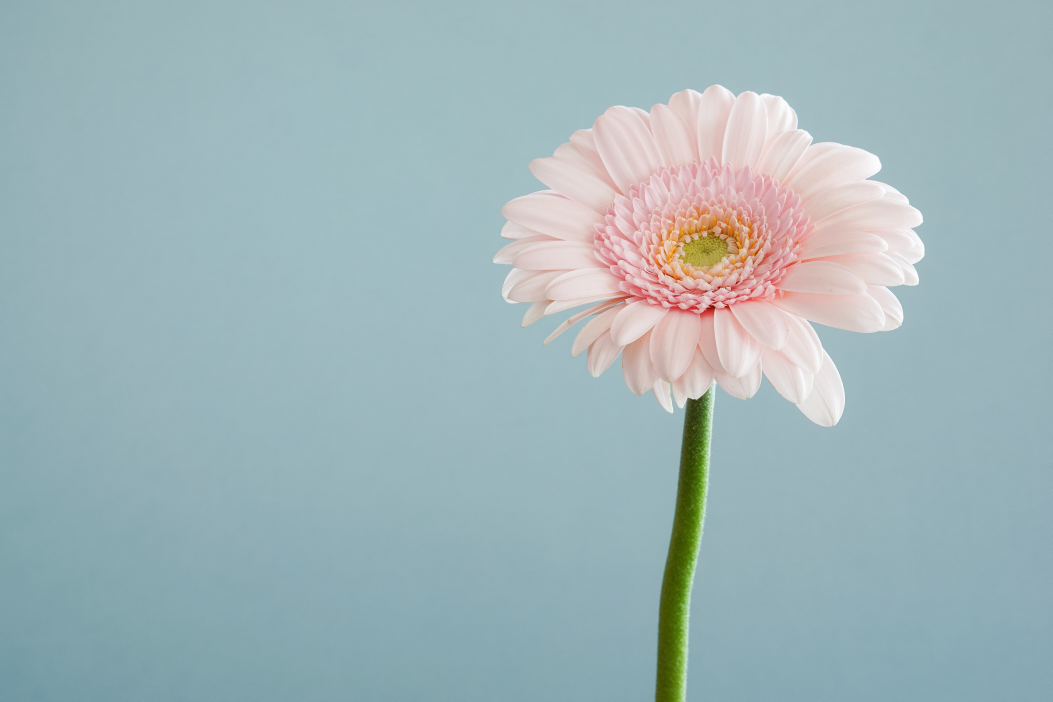
#> input picture data/flower.jpg, 5261 x 3507 px (shown at 1/5 size)
$ python ex3_14.py
#> lines starting #> are read from the running program, lines starting #| are printed output that depends on the picture; after the words box and inside, x2 and y2 are one past the last pixel; in counts of white or black regions, pixels touching at a corner belong together
import numpy as np
import cv2
import matplotlib.pyplot as plt
import math
from cv2.ximgproc import guidedFilter
import os,sys
import random

def addition_noise(img):
    rw,cl,dept = img.shape
    noise_img = img.copy()
    num_pixls = random.randint(300,15000)
    for i in range(num_pixls):
        y_crd = random.randint(0,rw-1)
        x_crd = random.randint(0,cl-1)
        noise_img[x_crd][y_crd] = 255

    for i in range(num_pixls):
        y_crd = random.randint(0,rw-1)
        x_crd = random.randint(0,cl-1)
        noise_img[x_crd][y_crd] = 0
    return noise_img


def bilinear_fitering(img,d=0,sigmaColor=0, sigmaSpace=0):
    bilateral_blur = cv2.bilateralFilter(img,d,sigmaColor,sigmaSpace)
    return bilateral_blur

def guided_filtering(guide,img,r = 2,eps = 0.05):
    return guidedFilter(guide = guide, src = img, radius = r, eps = eps)


img = plt.imread('data/flower.jpg')
#> img is the input picture: shape (3507, 5261, 3); mean R, G, B 159.6, 181, 185
img = cv2.resize(img,(256,256))
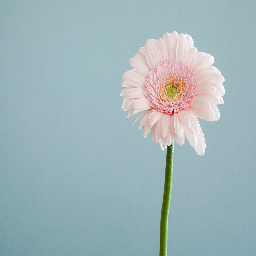
#> img: shape (256, 256, 3); mean R, G, B 159.5, 180.9, 184.9
noise_img = addition_noise(img)
#> after the loop in addition_noise, `for i in range(num_pixls):`:
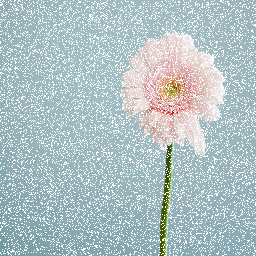
#> noise_img: shape (256, 256, 3); 19.3% of pixels changed, all inside (x1, y1, x2, y2) = (0, 0, 256, 256)
#> after the loop in addition_noise, `for i in range(num_pixls):`:
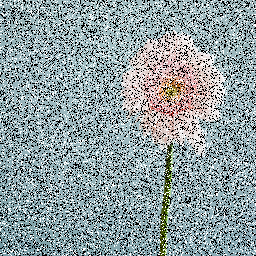
#> noise_img: shape (256, 256, 3); 19.4% of pixels changed, all inside (x1, y1, x2, y2) = (0, 0, 256, 256)
plt.figure(figsize=(16,16))
plt.subplot(121)
plt.imshow(img)
plt.subplot(122)
plt.imshow(noise_img)


sigmas = [5, 10, 20]
# Bilinear filtering
plot_id = 234
plt.figure(figsize=(16,16))
for sigma in sigmas:
    smooth_img = bilinear_fitering(img = img,d = sigma,sigmaColor=80, sigmaSpace=80)
    plt.subplot(plot_id)
    plt.title("Bilinear Filtering  ($r$=%s)" %sigma)
    plt.imshow(smooth_img)
    plt.axis('off')
    plot_id +=1
#> this loop made 3 passes
#> pass 3, in bilinear_fitering (call 3), `bilateral_blur = cv2.bilateralFilter(img,d,sigmaColor,sigmaSpace)`:
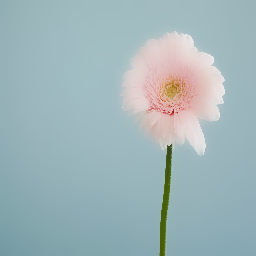
#> bilateral_blur: shape (256, 256, 3); mean R, G, B 159.5, 180.9, 185
#> after the loop, plot_id = 237

# Guided filtering
plot_id = 234
plt.figure(figsize=(16,16))
for sigma in sigmas:
    smooth_img = guided_filtering(guide = noise_img,img = img,r = sigma,eps = 0.05)
    plt.subplot(plot_id)
    plt.title("Guided Filtering ($r$=%s)" %sigma)
    plt.imshow(smooth_img)
    plt.axis('off')
    plot_id +=1
#> this loop made 3 passes
#> pass 1, `smooth_img = guided_filtering(guide = noise_img,img = img,r = sigma,ep..`:
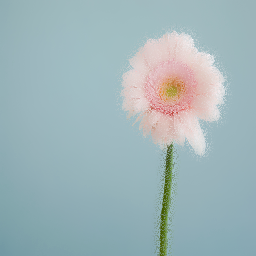
#> smooth_img: shape (256, 256, 3); mean R, G, B 159.5, 180.9, 184.9
#> pass 3, `smooth_img = guided_filtering(guide = noise_img,img = img,r = sigma,ep..`:
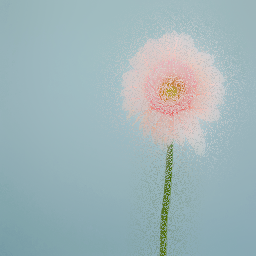
#> smooth_img: shape (256, 256, 3); mean R, G, B 159.5, 180.9, 184.9
#> after the loop, plot_id = 237


plt.show()
